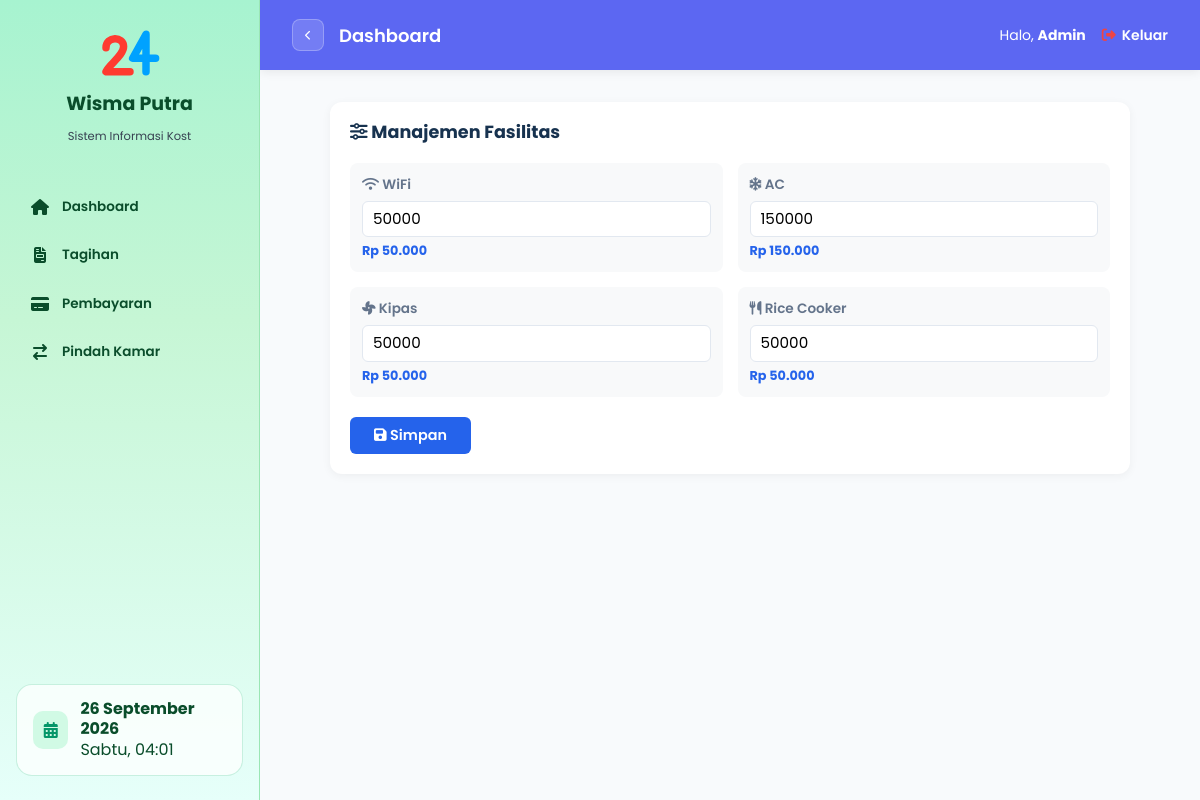
The app's page /manajemen-fasilitas/ (signed in) with its own data.
### kos/models.py (models this page shows, shortened)
class HargaFasilitas(models.Model):
    wifi = models.IntegerField(default=50000)
    ac = models.IntegerField(default=0)
    kipas_angin = models.IntegerField(default=0)
    rice_cooker = models.IntegerField(default=0)
    tanggal_update = models.DateTimeField(auto_now=True)

### kos/views.py (the view)
# urls.py: path('manajemen-fasilitas/', views.manajemen_fasilitas, name='manajemen_fasilitas'),
@login_required
def manajemen_fasilitas(request):
    harga = HargaFasilitas.objects.first()
    context = {
        'harga': harga
    }
    return render(request, 'kos/manajemen_fasilitas.html', context)

### kos/templates/kos/manajemen_fasilitas.html (shortened to what this page needs)
{% extends 'kos/base_admin.html' %}
{% load humanize %}
{% block content %}
<div class="content-wrapper">
    <div class="card-minimal">
        <h4 class="card-title">
            <i class="fa fa-sliders-h"></i> Manajemen Fasilitas
        </h4>
        <form method="POST" action="{% url 'update_harga_fasilitas' %}">
            <div class="grid-fasilitas">
                <div class="item-group">
                    <label><i class="fa fa-wifi"></i> WiFi</label>
                    <input type="text" name="wifi" value="{{ harga.wifi }}">
                    <div class="harga-tag">Rp {{ harga.wifi|intcomma }}</div>
                </div>
                <div class="item-group">
                    <label><i class="fa fa-snowflake"></i> AC</label>
                    <input type="text" name="ac" value="{{ harga.ac }}">
                    <div class="harga-tag">Rp {{ harga.ac|intcomma }}</div>
                </div>
                <div class="item-group">
                    <label><i class="fa fa-fan"></i> Kipas</label>
                    <input type="text" name="kipas_angin" value="{{ harga.kipas_angin }}">
                    <div class="harga-tag">Rp {{ harga.kipas_angin|intcomma }}</div>
                </div>
                <div class="item-group">
                    <label><i class="fa fa-utensils"></i> Rice Cooker</label>
                    <input type="text" name="rice_cooker" value="{{ harga.rice_cooker }}">
                    <div class="harga-tag">Rp {{ harga.rice_cooker|intcomma }}</div>
                </div>
            </div>
            <button type="submit" class="btn-simpan">
                <i class="fa fa-save"></i> Simpan
            </button>
        </form>
    </div>
</div>
{% endblock %}

### kos/templates/kos/base_admin.html (style rules this page uses)
* { margin: 0; padding: 0; box-sizing: border-box; font-family: 'Poppins', sans-serif; }
html, body { width: 100%; height: 100%; background: #F8FAFC; overflow-x: hidden !important; }

### kos/templates/kos/manajemen_fasilitas.html (style rules this page uses)
.content-wrapper { max-width: 800px; margin: 0 auto; }
.card-minimal { background: #fff; border-radius: 12px; box-shadow: 0 2px 10px rgba(0,0,0,0.05); padding: 20px; }
.card-title { font-size: 1.1rem; color: #17324f; font-weight: 700; margin-bottom: 20px; }
.grid-fasilitas { display: grid; grid-template-columns: repeat(2, 1fr); gap: 15px; margin-bottom: 20px; }
.item-group { background: #f8f9fa; padding: 12px; border-radius: 8px; }
.item-group label { font-size: 0.85rem; font-weight: 600; color: #64748b; margin-bottom: 5px; display: block; }
.item-group input { width: 100%; padding: 6px 10px; border: 1px solid #e2e8f0; border-radius: 6px; font-size: 0.95rem; }
.harga-tag { font-size: 0.8rem; font-weight: 700; color: #2563eb; margin-top: 4px; }
.btn-simpan { background: #2563eb; color: white; border: none; padding: 8px 24px; border-radius: 6px; font-size: 0.9rem; font-weight: 600; cursor: pointer; display: inline-block; }

### records on screen
HargaFasilitas: wifi "50000", wifi "50.000", ac "150000", ac "150.000", kipas_angin "50000", kipas_angin "50.000", rice_cooker "50000", rice_cooker "50.000"
